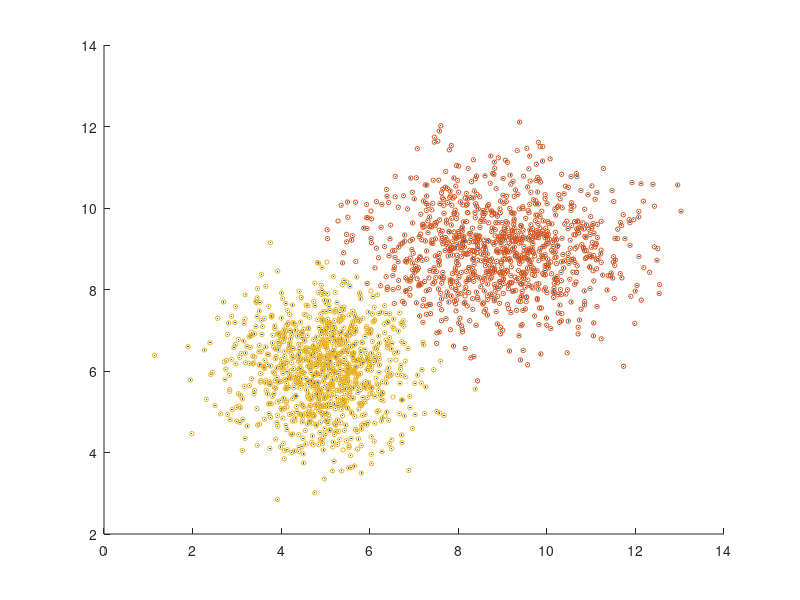

Reproduce this figure in MATLAB. (Note: this script raises an error after producing the figure.)
% https://www.mathworks.com/help/stats/gmdistribution.cluster.html
MU1 = [9 9];
SIGMA1 = [2 0; 0 1];
MU2 = [5 6];
SIGMA2 = [1 0; 0 1];
rng(1); % For reproducibility
X = [mvnrnd(MU1,SIGMA1,1000);mvnrnd(MU2,SIGMA2,1000)];

scatter(X(:,1),X(:,2),10,'.')
hold on

obj = fitgmdist(X,2);
idx = cluster(obj,X);
cluster1 = X(idx == 1,:);
cluster2 = X(idx == 2,:);
h1 = scatter(cluster1(:,1),cluster1(:,2),10,'r.');
h2 = scatter(cluster2(:,1),cluster2(:,2),10,'g.');
legend([h1 h2],'Cluster 1','Cluster 2','Location','NW')

cluster1 = [cluster1 zeros(size(cluster1,1),1)];
cluster1(:,3) = 1 ;

cluster2 = [cluster2 zeros(size(cluster2,1),1)];
cluster2(:,3) = -1 ;


%70-30 data split
idx = randperm(size(cluster1,1));
train_cluster1 = cluster1(idx(1:700),:);
test_cluster1 = cluster1(idx(701:end),:);
train_cluster2 = cluster2(idx(1:700),:);
test_cluster2 = cluster2(idx(701:end),:);

train_data = [train_cluster1;train_cluster2];
test_data = [test_cluster1;test_cluster2];

csvwrite('trainData.csv',train_data)
csvwrite('testData.csv',test_data)
